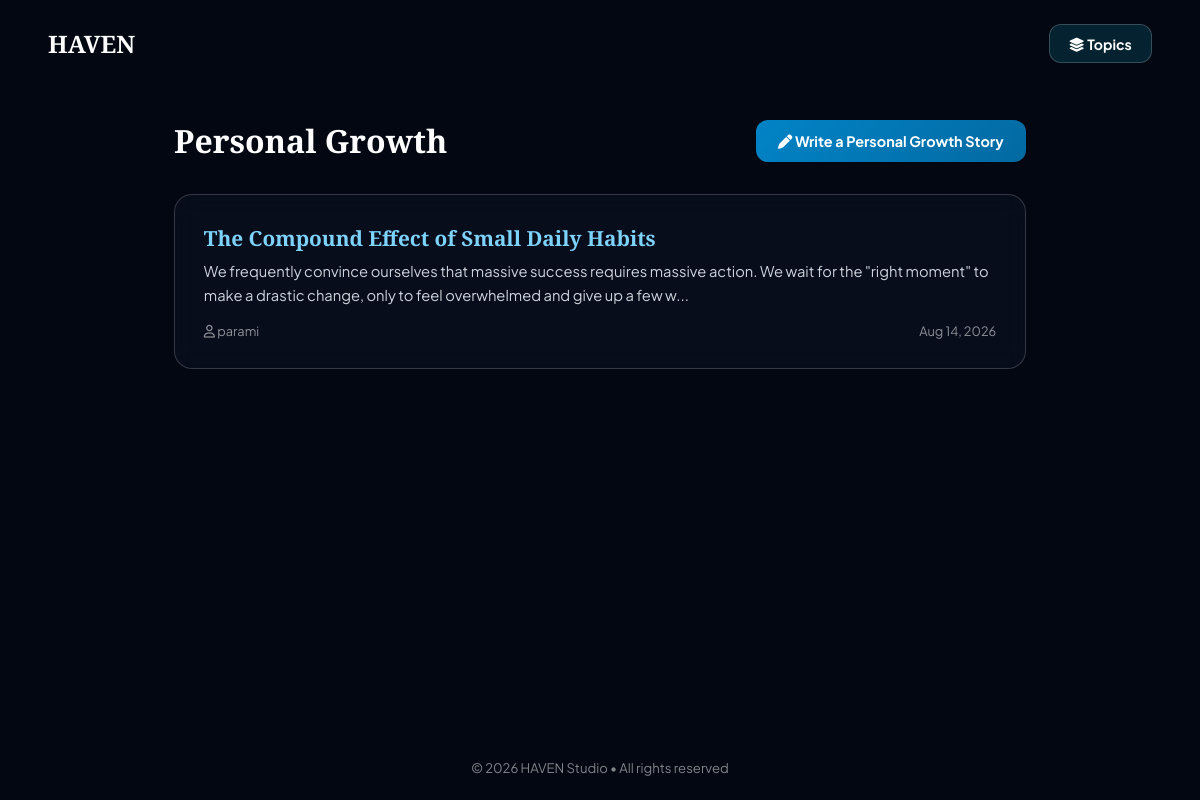
Screenshot of /blog_posts.php?category=Personal Growth with the database file from the repository.
### tables this page shows
CREATE TABLE `blogpost` (
  `id` int(11) NOT NULL,
  `user_id` int(11) NOT NULL,
  `title` varchar(255) NOT NULL,
  `content` text NOT NULL,
  `created_at` timestamp NOT NULL DEFAULT current_timestamp(),
  `updated_at` timestamp NOT NULL DEFAULT current_timestamp() ON UPDATE current_timestamp(),
  `category` varchar(50) DEFAULT 'General'
);

CREATE TABLE `user` (
  `id` int(11) NOT NULL,
  `username` varchar(50) NOT NULL,
  `email` varchar(100) NOT NULL,
  `password` varchar(255) NOT NULL,
  `role` varchar(20) DEFAULT 'user'
);

### blog_posts.php (the view, shortened to what this page needs)
<?php
require_once 'db.php';
$category = $_GET['category'] ?? '';
if (!empty($category)) {
    $stmt = $conn->prepare("SELECT blogPost.*, user.username FROM blogPost JOIN user ON blogPost.user_id = user.id WHERE blogPost.category = ? ORDER BY blogPost.created_at DESC");
    $stmt->bind_param("s", $category);
    $stmt->execute();
    $result = $stmt->get_result();
} else {
    $query = "SELECT blogPost.*, user.username FROM blogPost JOIN user ON blogPost.user_id = user.id ORDER BY blogPost.created_at DESC";
    $result = $conn->query($query);
}
?>
<!DOCTYPE html>
<html lang="en">
<head>
    <link rel="stylesheet" href="https://cdnjs.cloudflare.com/ajax/libs/font-awesome/6.4.0/css/all.min.css">
</head>
<body>
    <header class="header-bar">
        <a href="index.php" class="logo">HAVEN</a>
        <a href="aesthetic.php" class="btn-nav"><i class="fa-solid fa-layer-group"></i> Topics</a>
    </header>
    <main class="main-container">
        <div class="top-action-bar">
            <h1 class="page-title"><?= !empty($category) ? htmlspecialchars($category) : 'ECHOES OF THE DEEP'; ?></h1>
            <a href="create_post.php?category=<?= urlencode($category); ?>" class="btn-create">
                <i class="fa-solid fa-pen"></i> Write a <?= !empty($category) ? htmlspecialchars($category) : ''; ?> Story
            </a>
        </div>
        <div class="blog-list">
            <?php if ($result && $result->num_rows > 0): ?>
                <?php while ($post = $result->fetch_assoc()): ?>
                    <a href="single_post.php?id=<?= $post['id']; ?>" class="blog-card">
                        <h3><?= htmlspecialchars($post['title']); ?></h3>
                        <p><?= htmlspecialchars(substr($post['content'], 0, 180)) . '...'; ?></p>
                        <div class="blog-meta">
                            <span><i class="fa-regular fa-user"></i> <?= htmlspecialchars($post['username']); ?></span>
                            <span><?= date('M j, Y', strtotime($post['created_at'])); ?></span>
                        </div>
                    </a>
                <?php endwhile; ?>
            <?php else: ?>
                <p style="text-align: center; color: rgba(255,255,255,0.6); padding: 3rem 0;">
                    No reflections in this topic yet. Be the first to share one!
                </p>
            <?php endif; ?>
        </div>
    </main>
    <footer>
        <p>&copy; <?= date('Y'); ?> HAVEN Studio • All rights reserved</p>
    </footer>
</body>
</html>

### blog_posts.php (style rules this page uses)
* { box-sizing: border-box; margin: 0; padding: 0; font-family: 'Plus Jakarta Sans', sans-serif; }
body { background: #030712; color: #ffffff; min-height: 100vh; display: flex; flex-direction: column; justify-content: space-between; }
.header-bar { width: 100%; padding: 1.5rem 3rem; display: flex; justify-content: space-between; align-items: center; }
.header-bar .logo { font-size: 1.5rem; font-weight: 800; color: #ffffff; text-decoration: none; font-family: 'Cinzel', serif; }
.btn-nav { padding: 0.6rem 1.2rem; border-radius: 12px; border: 1px solid rgba(255, 255, 255, 0.2); background: rgba(14, 116, 144, 0.25); color: #ffffff; font-weight: 700; font-size: 0.88rem; text-decoration: none; }
.main-container { max-width: 900px; margin: 2rem auto; padding: 0 1.5rem; width: 100%; flex: 1; }
.top-action-bar { display: flex; justify-content: space-between; align-items: center; margin-bottom: 2rem; flex-wrap: wrap; gap: 1rem; }
.page-title { font-family: 'Cinzel', serif; font-size: 2rem; }
.btn-create { background: linear-gradient(135deg, #0284c7 0%, #0369a1 100%); color: #ffffff; padding: 0.75rem 1.4rem; border-radius: 12px; text-decoration: none; font-weight: 700; font-size: 0.9rem; }
.blog-list { display: flex; flex-direction: column; gap: 1.5rem; }
.blog-card { background: rgba(15, 23, 42, 0.4); backdrop-filter: blur(12px); border: 1px solid rgba(255, 255, 255, 0.18); border-radius: 18px; padding: 1.8rem; text-decoration: none; color: #ffffff; transition: transform 0.3s ease; }
.blog-card h3 { font-family: 'Cinzel', serif; font-size: 1.3rem; margin-bottom: 0.5rem; color: #7dd3fc; }
.blog-card p { font-size: 0.92rem; color: rgba(240, 249, 255, 0.85); line-height: 1.6; margin-bottom: 1rem; }
.blog-meta { font-size: 0.8rem; color: rgba(255, 255, 255, 0.55); display: flex; justify-content: space-between; }
footer { text-align: center; padding: 1.5rem; color: rgba(255, 255, 255, 0.5); font-size: 0.82rem; }

### rows the page displays
blogpost: title "The Compound Effect of Small Daily Habits", content "We frequently convince ourselves that massive success requires massive action. We wait for the \"right moment\" to make a drastic change, only to feel overwhelmed and give up a few w", user.username "parami", created_at "Aug 14, 2026"

### other values shown
$category "Personal Growth"
